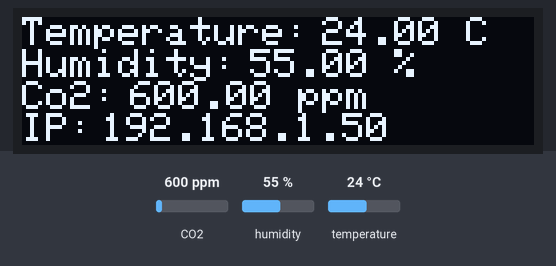
Bench run of a sketch on a simulated ESP32. On the bench: 128×32 one-colour display. Inputs (shaded band) come from the test bench; at power-on: CO2 600 ppm, humidity 55 %, temperature 24 °C. WiFi joins after 1.5 s; servers stay silent unless stated; what the sketch prints to the serial monitor is not drawn.

Above: at 4.7 s.
4.8 s: CO2 set to 452 ppm
At 6.0 s:
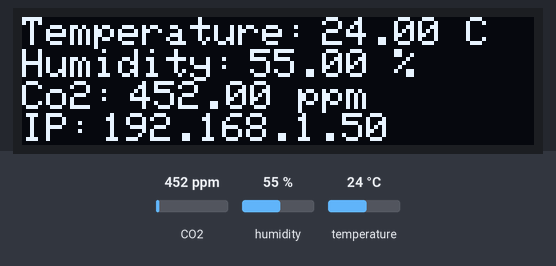
6.3 s: humidity set to 22 %
At 7.5 s:
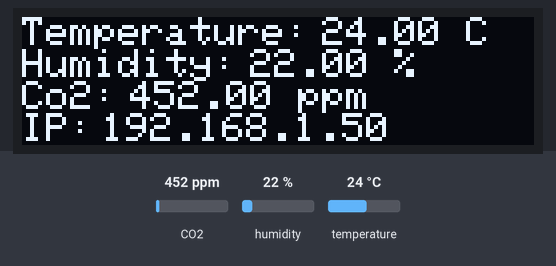
7.8 s: temperature set to 12 °C
At 8.5 s:
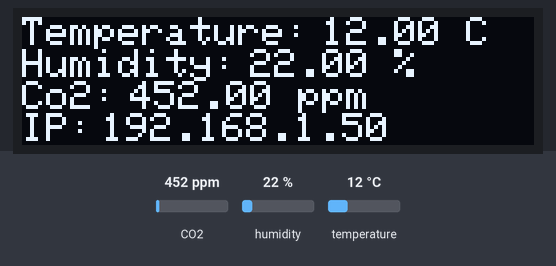
9.3 s: CO2 set to 1050 ppm
At 10.5 s:
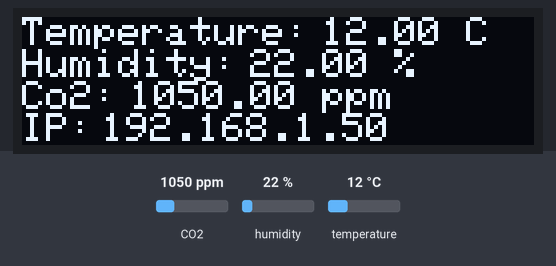
10.8 s: humidity set to 40 %
At 11.7 s:
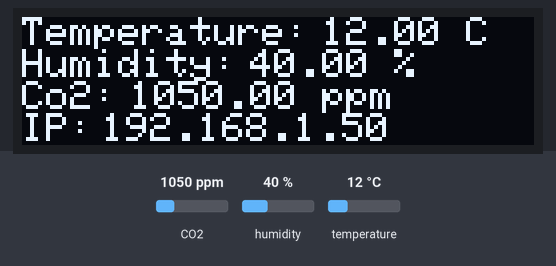
Timing chart, 0 to 12.4 s (numbered marks = the images above; inputs shaded):
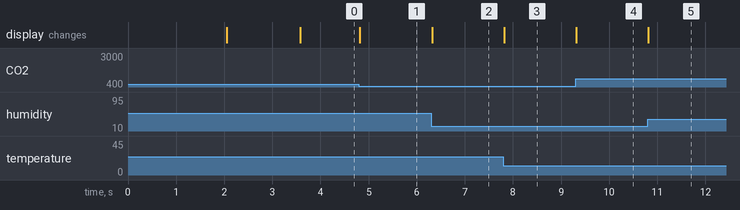

Measured:
- after the input at 4.8 s, the display: changes at once (image 1)
- after the input at 6.3 s, the display: changes at once (image 2)
- after the input at 7.8 s, the display: changes at once (image 3)
- after the input at 9.3 s, the display: changes at once (image 4)
- after the input at 10.8 s, the display: changes at once (image 5)

The sketch:

senswebserv.ino
```cpp
//libraries
#include <Wire.h>
#include <WiFi.h>
#include <Adafruit_SCD30.h>
#include <Adafruit_GFX.h>
#include <Adafruit_SSD1306.h>
#include <Fonts/FreeMono9pt7b.h>

// network credentials
const char* ssid = "****";
const char* password = "****";

//create webserver on port 80
WiFiServer server(80);

// Variable to store the HTTP request
String header;

//Setup Adafruit_SCD30
Adafruit_SCD30  scd30;

// OLED display width, in pixels
#define SCREEN_WIDTH 128
// OLED display height, in pixels
#define SCREEN_HEIGHT 32

// Declaration for an SSD1306 display connected to I2C (SDA, SCL pins)
Adafruit_SSD1306 display(SCREEN_WIDTH, SCREEN_HEIGHT, &Wire, -1);


void setup(void) {
  //Start the serial output at 115,200 baud
  Serial.begin(115200);

  //Connect to the OLED display
  if(!display.begin(SSD1306_SWITCHCAPVCC, 0x3C)) { //Connect to the OLED display
    Serial.println(F("SSD1306 allocation failed"));
    for(;;);
  }

  //Clear display
  display.clearDisplay();
  //Set text size
  display.setTextSize(1);
  //Set text colour
  display.setTextColor(WHITE);
  //Set text position
  display.setCursor(0, 0);
  //Set text
  display.println("Ghosts Air Sensor");
  //Display text
  display.display();
  //Wait 2 seconds
  delay(2000);

  //Initialise SCD30
  if (!scd30.begin()) {
    Serial.println("Failed to find SCD30 chip");
    while (1) { delay(10); }
  }

  //Clear display
  display.clearDisplay();

  Serial.println("SCD30 Found!");
  // Connect to Wi-Fi network with SSID and password
  display.setCursor(0, 0);
  Serial.print("Connecting to ");
  display.println("Connecting to: ");
  Serial.println(ssid);
  display.println(ssid);
  display.display();
  WiFi.begin(ssid, password);
  while (WiFi.status() != WL_CONNECTED) {
    delay(500);
    Serial.print(".");
  }
  // Serial print local IP address and start web server
  Serial.println("");
  Serial.println("WiFi connected.");
  Serial.println("IP address: ");
  Serial.println(WiFi.localIP());
  server.begin();
}


void loop() {
  // listen for incoming clients
  WiFiClient client = server.available();

  if (scd30.dataReady()){
  Serial.println("Data available!");

    if (!scd30.read()){ Serial.println("Error reading sensor data"); return; }
    //Display readings on serial monitor
    Serial.print("Temp: ");
    Serial.println(scd30.temperature);
    Serial.print("Humidity: ");
    Serial.println(scd30.relative_humidity);
    Serial.print("CO2: ");
    Serial.println(scd30.CO2, 2);
  } else {
    //Serial.println("No data");
  }

  //Update text on display to show current readings
  display.clearDisplay();
  display.setTextSize(1);
  //Display temp
  display.setCursor(0,0);
  display.println("Temperature: ");
  display.setCursor(75,0);
  display.print(scd30.temperature);
  display.println(" C");
  //Display humidity
  display.setCursor(0,8);
  display.println("Humidity: ");
  display.setCursor(57,8);
  display.print(scd30.relative_humidity);
  display.println(" %");
  //Display Co2
  display.setCursor(0,16);
  display.println("Co2: ");
  display.setCursor(27,16);
  display.print(scd30.CO2, 2);
  display.println(" ppm");
  //Display IP
  display.setCursor(0,24);
  display.println("IP: ");
  display.setCursor(20,24);
  display.print(WiFi.localIP());
  display.display();

  // If a new client connects,
  if (client) {
    Serial.println("New Client.");          // print a message out in the serial port
    String currentLine = "";                // make a String to hold incoming data from the client
    while (client.connected()) {
      if (client.available()) {             // if there's bytes to read from the client,
        char c = client.read();             // read a byte, then
        Serial.write(c);                    // print it out the serial monitor
        header += c;
        if (c == '\n') {                    // if the byte is a newline character
          // if the current line is blank, you got two newline characters in a row.
          // that's the end of the client HTTP request, so send a response:
          if (currentLine.length() == 0) {
            // Display the HTML web page
            client.println("HTTP/1.1 200 OK");
            client.println("Content-Type: text/html");
            client.println("Connection: close");  // the connection will be closed after completion of the response
            client.println("Refresh: 2");  // refresh the page automatically every 1 sec
            client.println();
            client.println("<!DOCTYPE html><html>");
            client.println("<head><meta name=\"viewport\" content=\"width=device-width, initial-scale=1\">");
            client.println("<link rel=\"icon\" href=\"data:,\">");
            // Web Page Heading
            client.println("<body><h1>ESP32 Environment Sensor Web Server</h1>");
            //Print temperature
            client.print("Temperature: ");
            client.print(scd30.temperature);
            client.print("C");
            client.println("<br />");
            //Print Relative Humidity
            client.print("Relative Humidity: ");
            client.print(scd30.relative_humidity);
            client.print("%");
            client.println("<br />");
            //Print Relative Humidity
            client.print("Co2: ");
            client.print(scd30.CO2, 2);
            client.print(" ppm");
            client.println("<br />");

            client.println("</body></html>");
            break;
          } else { // if you got a newline, then clear currentLine
            currentLine = "";
          }
        } else if (c != '\r') {  // if you got anything else but a carriage return character,
          currentLine += c;      // add it to the end of the currentLine
        }
      }
    }
    // Clear the header variable
    header = "";
    // Close the connection
    client.stop();
    Serial.println("Client disconnected.");
    Serial.println("");
  }
}
```
